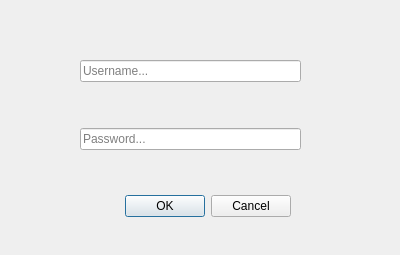
<?xml version="1.0" encoding="UTF-8"?>
<ui version="4.0">
 <class>Dialog</class>
 <widget class="QDialog" name="Dialog">
  <property name="geometry">
   <rect>
    <x>0</x>
    <y>0</y>
    <width>400</width>
    <height>255</height>
   </rect>
  </property>
  <property name="windowTitle">
   <string>Dialog</string>
  </property>
  <widget class="QDialogButtonBox" name="buttonBox">
   <property name="geometry">
    <rect>
     <x>80</x>
     <y>190</y>
     <width>211</width>
     <height>32</height>
    </rect>
   </property>
   <property name="orientation">
    <enum>Qt::Horizontal</enum>
   </property>
   <property name="standardButtons">
    <set>QDialogButtonBox::Cancel|QDialogButtonBox::Ok</set>
   </property>
  </widget>
  <widget class="QWidget" name="verticalLayoutWidget">
   <property name="geometry">
    <rect>
     <x>80</x>
     <y>20</y>
     <width>221</width>
     <height>171</height>
    </rect>
   </property>
   <layout class="QVBoxLayout" name="verticalLayout">
    <item>
     <widget class="QLineEdit" name="lineEdit_2">
      <property name="placeholderText">
       <string>Username...</string>
      </property>
     </widget>
    </item>
    <item>
     <widget class="QLineEdit" name="lineEdit">
      <property name="echoMode">
       <enum>QLineEdit::Password</enum>
      </property>
      <property name="placeholderText">
       <string>Password...</string>
      </property>
     </widget>
    </item>
   </layout>
  </widget>
 </widget>
 <resources/>
 <connections>
  <connection>
   <sender>buttonBox</sender>
   <signal>accepted()</signal>
   <receiver>Dialog</receiver>
   <slot>accept()</slot>
   <hints>
    <hint type="sourcelabel">
     <x>248</x>
     <y>254</y>
    </hint>
    <hint type="destinationlabel">
     <x>157</x>
     <y>274</y>
    </hint>
   </hints>
  </connection>
  <connection>
   <sender>buttonBox</sender>
   <signal>rejected()</signal>
   <receiver>Dialog</receiver>
   <slot>reject()</slot>
   <hints>
    <hint type="sourcelabel">
     <x>316</x>
     <y>260</y>
    </hint>
    <hint type="destinationlabel">
     <x>286</x>
     <y>274</y>
    </hint>
   </hints>
  </connection>
 </connections>
</ui>
